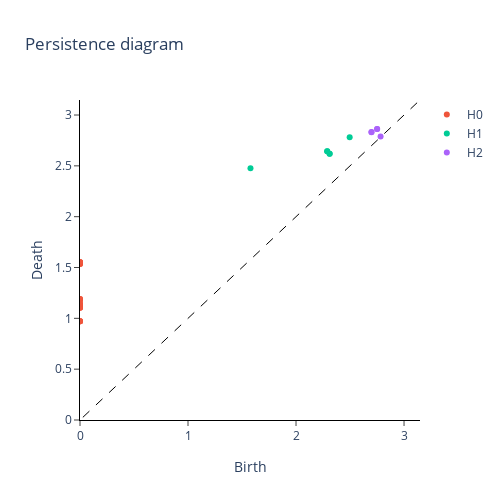

The notebook cell saved with this chart:
### Markdown cell above
Now we are ready to plot the persitence diagram for a molecule. In order to learn more about how to interpret this diagram, read e.g. this ....

The next important step is to extract features from the diagram. One interesting feature we report here is the number of relevant holes (in dimension 1). THis corresponds to the number of holes that have a lifetime above a certain threshold. Note that due to noise the number of (1-dimensional) holes in the persistence does not necessarily correspond to the number of holes in the molecule.

### Code cell
molecule_idx=86
plot_diagram(pDiag[molecule_idx][0])

betti_curves = diag.BettiCurve()
betti_curves.fit(pDiag[molecule_idx])
X_betti_curves = betti_curves.transform(pDiag[molecule_idx])
plot_betti_curves(X_betti_curves[0])

plot_molecule(molecule_selection[molecule_idx], structures)

print('Number of relevant holes:', num_relevant_holes(pDiag[molecule_idx], 1, theta=0.6)[0])

### Figure 1 — Plotly figure (JSON) as saved in the notebook; plotly's stock layout.template omitted (floating-point values rounded to 4 significant figures)
{"data": [{"hoverinfo": "none", "line": {"color": "black", "dash": "dash", "width": 1}, "mode": "lines", "showlegend": false, "type": "scatter", "x": [-286.2, 286.2], "y": [-286.2, 286.2]}, {"mode": "markers", "name": "H0", "type": "scatter", "x": [0, 0, 0, 0, 0, 0, 0, 0, 0, 0, 0, 0, 0, 0, 0, 0, 0, 0, 0, 0, 0, 0, 0, 0, 0, 0], "y": [0.9708, 0.9709, 0.9721, 0.9721, 1.103, 1.103, 1.11, 1.11, 1.115, 1.115, 1.121, 1.121, 1.143, 1.143, 1.181, 1.181, 1.191, 1.191, 1.535, 1.535, 1.543, 1.544, 1.551, 1.551, 1.551, 1.551]}, {"mode": "markers", "name": "H1", "type": "scatter", "x": [2.497, 2.311, 2.311, 2.29, 2.288, 1.578], "y": [2.782, 2.619, 2.618, 2.643, 2.644, 2.475]}, {"mode": "markers", "name": "H2", "type": "scatter", "x": [2.783, 2.751, 2.751, 2.698, 2.698], "y": [2.789, 2.862, 2.861, 2.832, 2.831]}], "layout": {"height": 500, "plot_bgcolor": "white", "title": {"text": "Persistence diagram"}, "width": 500, "xaxis": {"anchor": "y", "exponentformat": "e", "linecolor": "black", "linewidth": 1, "mirror": false, "range": [0, 3.148], "showexponent": "all", "showline": true, "side": "bottom", "ticks": "outside", "title": {"text": "Birth"}, "type": "linear", "zeroline": true}, "yaxis": {"anchor": "x", "exponentformat": "e", "linecolor": "black", "linewidth": 1, "mirror": false, "range": [0, 3.148], "showexponent": "all", "showline": true, "side": "left", "ticks": "outside", "title": {"text": "Death"}, "type": "linear", "zeroline": true}}}
